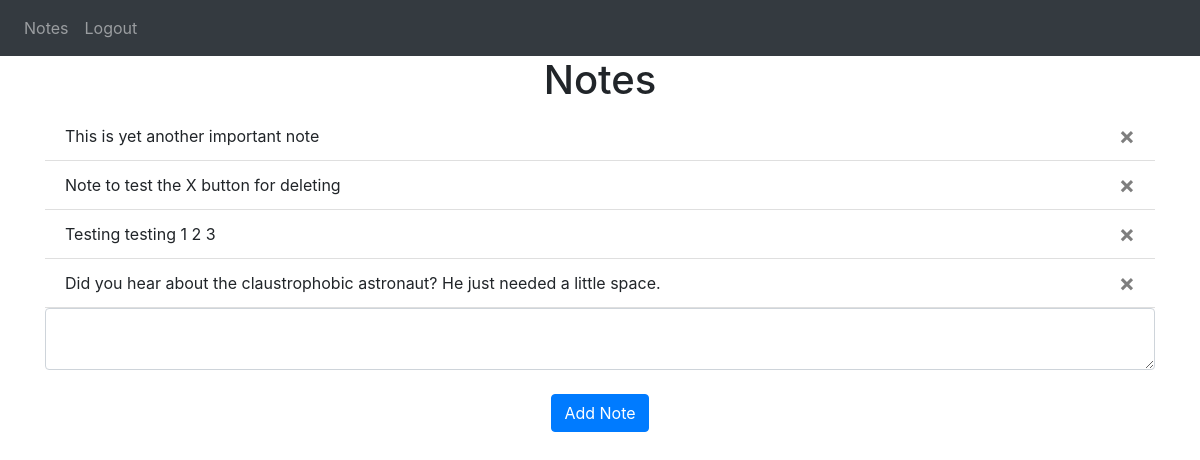
The page / (signed in) on the database as committed earlier.
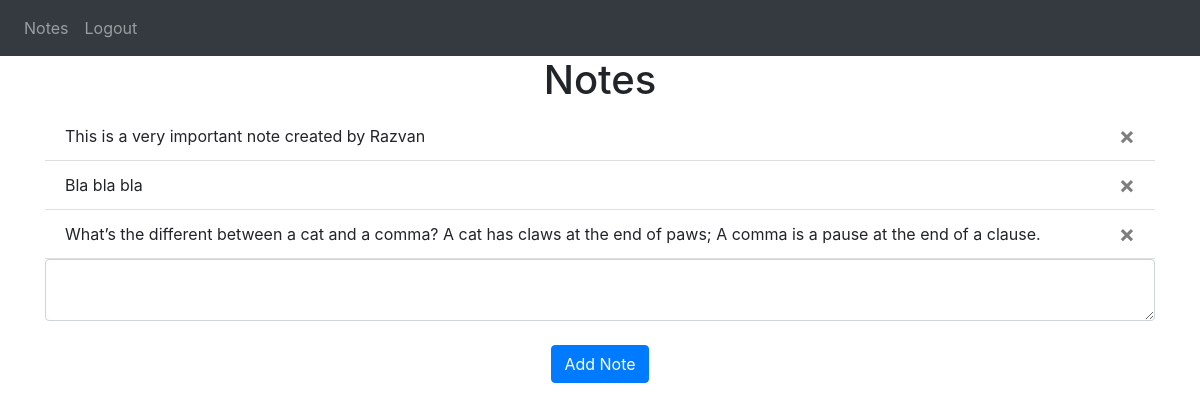
The same page on the database as committed later.
### website/models.py (models this page shows)
class Note(db.Model):
    id = db.Column(db.Integer, primary_key=True)
    data = db.Column(db.String(10000))
    date = db.Column(db.DateTime(timezone=True), default=func.now())
    user_id = db.Column(db.Integer, db.ForeignKey('user.id')) #by specifing ForeignKey we must pass a valid id to this column (one object to many children)

### website/views.py (the view, shortened to what this page needs)
@views.route('/', methods=['GET', 'POST']) #the home() function (defined below) will run whenever we go to our "/" route (homepage)
@login_required
def home():
    return render_template("home.html", user=current_user)

### website/templates/home.html (shortened to what this page needs)
{% extends "base.html" %}
{% block content %}
<h1 align="center">Notes</h1>
<ul class="list-group list-group-flush" id="notes">
  {% for note in user.notes %}
  <li class="list-group-item"> {{ note.data }}
    <button type="button" class="close" onClick="deleteNote({{ note.id }})">
      <span aria-hidden="true">&times;</span>
    </button>
  </li>
  {% endfor %}
</ul>
<form method="POST">
  <textarea name="note" id="note" class="form-control"></textarea>
  <br />
  <div align="center">
    <button type="submit" class="btn btn-primary">Add Note</button>
  </div>
</form>
{% endblock %}

Rows that differ between the two databases and show on the page:
removed Note: data "This is yet another important note"
removed Note: data "Note to test the X button for deleting"
no longer on this page (row edited): Note: data "Testing testing 1 2 3"
no longer on this page (row edited): Note: data "Did you hear about the claustrophobic astronaut? He just needed a little space."
added Note: data "This is a very important note created by Razvan"
added Note: data "Bla bla bla"
added Note: data "What’s the different between a cat and a comma? A cat has claws at the end of paws; A comma is a pause at the end of a clause."
